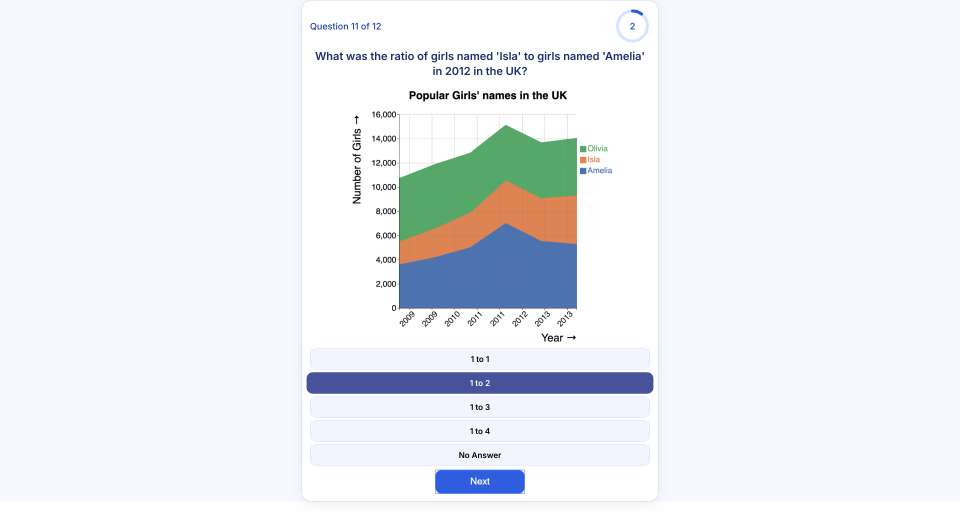
#> input picture data/testA/stimuli/Question11.png, 1920 x 1036 px (shown at 1/2 size)
$ python AOI_Analysis_q11.py
#> lines starting #> are read from the running program, lines starting #| are printed output that depends on the picture
import os
import re
import numpy as np
import pandas as pd
import matplotlib.pyplot as plt
from PIL import Image

# ============================================================
# PATHS
# ============================================================

# Define project, data, stimulus, and output directories
BASE_DIR = os.path.dirname(os.path.dirname(os.path.dirname(os.path.dirname(os.path.abspath(__file__)))))
DATA_PATH = os.path.join(BASE_DIR, "data", "testA")
STIM_PATH = os.path.join(DATA_PATH, "stimuli")
OUTPUT_DIR = os.path.join(BASE_DIR, "results", "testA")

os.makedirs(OUTPUT_DIR, exist_ok=True)

# Participants included in the analysis
PARTICIPANTS = ["Participant28"]

# ============================================================
# AOIs FOR QUESTION 11
# ============================================================

def get_aois_q11():
    return [
        {"name": "question", "x1": 0.30, "y1": 0.03, "x2": 0.70, "y2": 0.16, "type": "relevant"},

        {"name": "year_2012", "x1": 0.515, "x2": 0.545, "y1": 0.24, "y2": 0.60, "type": "relevant"},
        {"name": "Rest",      "x1": 0.415, "x2": 0.515, "y1": 0.22, "y2": 0.60, "type": "relevant"},
        {"name": "Rest1",     "x1": 0.545, "x2": 0.602, "y1": 0.22, "y2": 0.60, "type": "relevant"},

        {"name": "answers", "x1": 0.28, "y1": 0.67, "x2": 0.72, "y2": 0.95, "type": "relevant"},

        {"name": "background", "x1": 0.0, "y1": 0.0, "x2": 1.0, "y2": 1.0, "type": "irrelevant"},
    ]

# ============================================================
# HELPER FUNCTIONS
# ============================================================

def extract_question_id(event_value):
    m = re.search(r"Question\s+(\d+)", str(event_value))
    return int(m.group(1)) if m else None


# [158 lines left out: functions get_fixations_for_question, map_aois, compute_metrics, not called in this run]

# ============================================================
# OVERLAY
# ============================================================

def plot_aoi_overlay():

    img_path = os.path.join(STIM_PATH, "Question11.png")

    if not os.path.exists(img_path):
        print("Stimulus fehlt:", img_path)
        return

    img = Image.open(img_path)
#> img is the input picture: PIL image 1920x1036 RGBA; mean R, G, B, A 235.7, 239, 244.5, 255
    w, h = img.size
#> w = 1920; h = 1036

    aois = get_aois_q11()

    plt.figure(figsize=(6, 9))
    plt.imshow(img)

    for aoi in aois:

         # Highlight the target AOI in red
        color = "#ff2d2d" if aoi["name"] == "year_2012" else ("#1f4aff" if aoi["type"] == "relevant" else "#999999")

        x1 = aoi["x1"] * w
        y1 = aoi["y1"] * h
        width = (aoi["x2"] - aoi["x1"]) * w
        height = (aoi["y2"] - aoi["y1"]) * h

        rect = plt.Rectangle((x1, y1), width, height,
                             linewidth=1,
                             edgecolor=color,
                             facecolor="none",
                             linestyle=(0, (3, 3)))

        plt.gca().add_patch(rect)

    plt.axis("off")

    save_path = os.path.join(OUTPUT_DIR, "aoi_overlay_q11.png")
    plt.savefig(save_path, dpi=300, bbox_inches="tight")
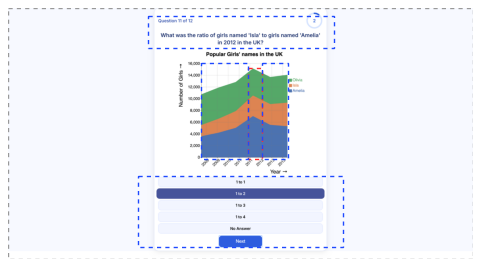
#> figure drawn by matplotlib, 1 panel
    plt.close()

    print("✔ AOI Overlay gespeichert:", save_path)

# ============================================================
# PARTICIPANT ANALYSIS
# ============================================================

def run_analysis(participant):

    file_path = os.path.join(DATA_PATH, f"{participant}.tsv")
#> (the run stopped early here; a loop or call above may not have finished)

$ run again, with data/testA/stimuli/Question10.png copied over data/testA/stimuli/Question11.png
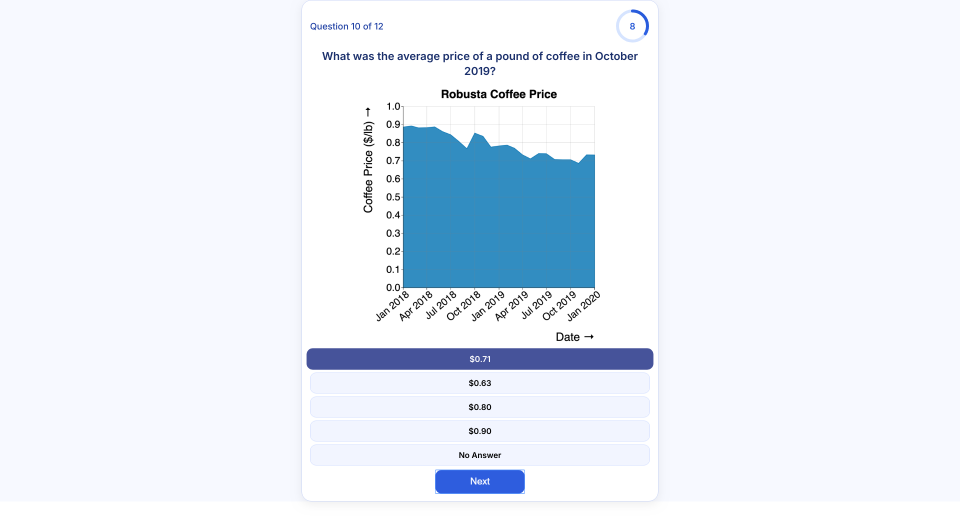
#> input picture data/testA/stimuli/Question10.png, 1920 x 1036 px (shown at 1/2 size)
#> in plot_aoi_overlay, img is the input picture: PIL image 1920x1036 RGBA; mean R, G, B, A 232.3, 239.2, 248.2, 255
#> in plot_aoi_overlay, `plt.savefig(save_path, dpi=300, bbox_inches="tight")`:
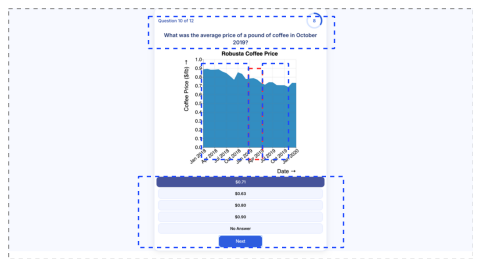
#> figure drawn by matplotlib, 1 panel

$ run again, with data/testA/stimuli/Question12.png copied over data/testA/stimuli/Question11.png
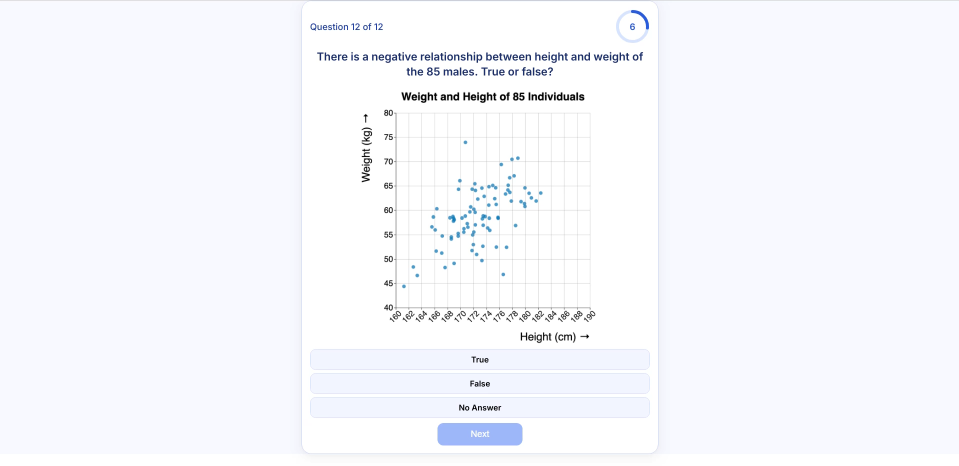
#> input picture data/testA/stimuli/Question12.png, 1917 x 932 px (shown at 1/2 size)
#> in plot_aoi_overlay, img is the input picture: PIL image 1917x932 RGBA; mean R, G, B, A 246.8, 248, 252.7, 255
#> in plot_aoi_overlay, `plt.savefig(save_path, dpi=300, bbox_inches="tight")`:
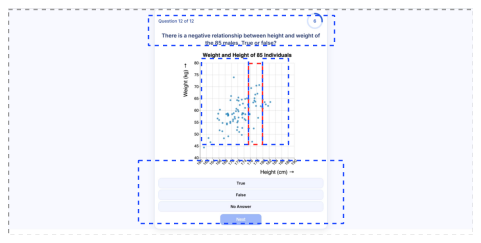
#> figure drawn by matplotlib, 1 panel
